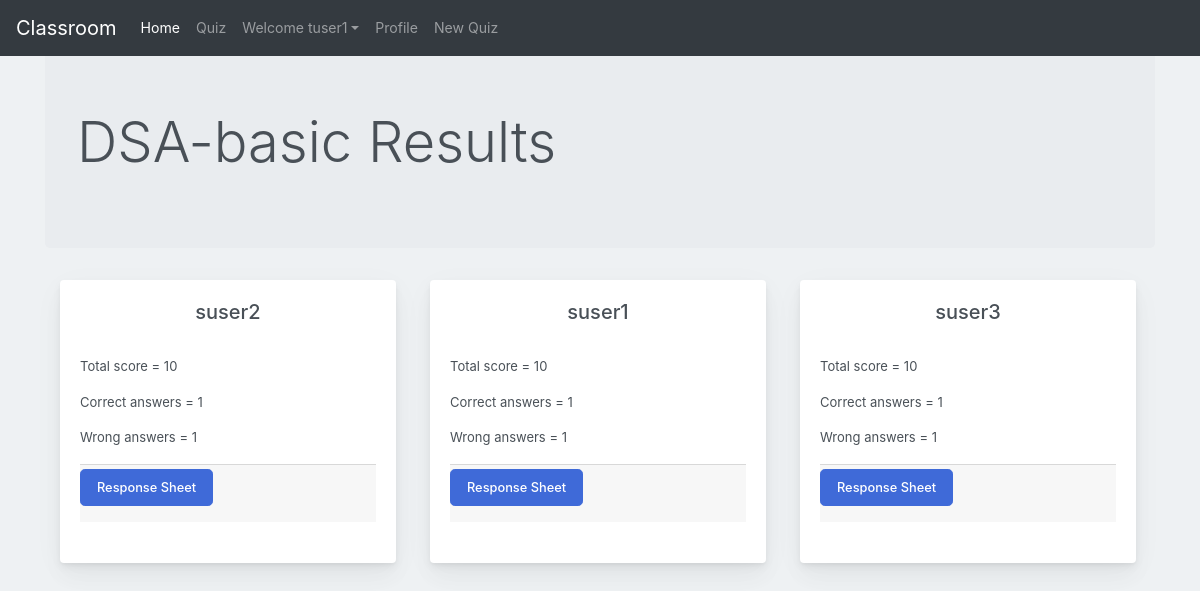
Page /quiz-responses/1 (signed in) on the committed database.
### users/models.py (models this page shows)
class User(AbstractUser):
    email = models.EmailField()
    is_student = models.BooleanField(default=False)
    is_teacher = models.BooleanField(default=False)

### quiz/models.py (models this page shows, shortened)
class Quiz(models.Model):
    quiz_id = models.AutoField
    author = models.ForeignKey(User, on_delete=models.CASCADE, default=1)
    name = models.CharField(max_length=50)
    desc = models.CharField(max_length=300)
    questions = models.ManyToManyField(Question)
    is_saved = models.BooleanField(default=False)

class ResponseSheet(models.Model):
    resp_id = models.AutoField
    student = models.ForeignKey(User, on_delete=models.CASCADE, default=1)
    quiz = models.ForeignKey(Quiz, on_delete=models.CASCADE)
    responses = models.ManyToManyField(Response)
    score = models.IntegerField(default=0)
    correct = models.IntegerField(default=0)
    wrong = models.IntegerField(default=0)
    def get_response_sheet_url(self):
        return reverse("users:view_response_sheet", kwargs={
            'resp_id' : self.id
        })

### users/views.py (the view)
# urls.py: path('quiz-responses/<quiz_id>', views.quiz_responses, name='quiz_responses'),
@login_required
@teacher_required
def quiz_responses(request, quiz_id):
    quiz = get_object_or_404(Quiz, id=quiz_id)
    response_qs = ResponseSheet.objects.filter(quiz=quiz)
    context = {
        "quiz" : quiz,
        "responses" : list(response_qs),
    }
    return render(request, 'users/quiz_responses.html', context)

### templates/users/quiz_responses.html (shortened to what this page needs)
{% extends 'discuss/basic.html' %}
{% load crispy_forms_tags %}
{% block homeactive %} active {% endblock homeactive %}-->
{% block content %}
<div class="container my-4">
<div class="jumbotron">
    <h1 class="display-4">{{quiz.name}} Results</h1>
    </div>
</div>
<div class="container">
    <div class="container mx-auto mt-2">
      <div class="row">
        {% for response in responses %}
        <div class="col-md-4">
          <div class="card" style="width: 21rem;">
            <div class="card-body" >
              <h5 class="card-title" style="text-align: center;">{{response.student}}</h5>
              <br>
              <p class="card-text">Total score = {{response.score}}</p>
              <p class="card-text">Correct answers = {{response.correct}}</p>
              <p class="card-text">Wrong answers = {{response.wrong}}</p>
              <div class="card-footer d-flex flex-wrap justify-content-between align-items-center px-0 pt-1 pb-3">
                <a class="btn btn-primary btn-lg" data-toggle="modal" href="{{response.get_response_sheet_url}}">Response Sheet</a>
              </div>
              <br>
            </div>
          </div>
        </div>
        {% endfor %}
      </div>
    </div>
  </div>
{% endblock content %}

### templates/discuss/basic.html (shortened to what this page needs)
{% load static %}
<!doctype html>
<html lang="en">
  <head>
    <link rel="stylesheet" href="https://stackpath.bootstrapcdn.com/bootstrap/4.2.1/css/bootstrap.min.css">
    <link rel="stylesheet" type="text/css" href=" {% static 'discuss/block.css' %} ">
  </head>
  <body>
    <nav class="navbar navbar-expand-lg navbar-dark bg-dark fixed-top">
  <a class="navbar-brand" href="{% url 'discuss:forum-home' %}">Classroom</a>
  <div class="collapse navbar-collapse" id="navbarSupportedContent">
    <ul class="navbar-nav mr-auto">
      <li class="nav-item {% block homeactive %} {% endblock homeactive %} ">
        <a class="nav-link" href="{% url 'discuss:forum-home' %}">Home </a>
      </li>
      <li class="nav-item">
        <a class="nav-link" href="{% url 'quiz:quiz-home' %}">Quiz </a>
      </li>
      {% if user.is_authenticated %}
<ul class="navbar-nav mr-2">
<li class="nav-item dropdown">
<a class="nav-link dropdown-toggle" href='#' id="navbarDropdown" role="button" data-toggle="dropdown"> Welcome {{request.user}}</a>
<div class="dropdown-menu" aria-labelledby="navbarDropdown">
      <li class="nav-item {% block profileactive %} {% endblock profileactive %}">
        {% if request.user.is_student %}
        <a class="nav-link" href="{%url 'users:student-profile'%}">Profile</a>
        {% else %}
        <a class="nav-link" href="{%url 'users:teacher-profile' %}">Profile</a>
        {% endif %}
      </li>
      <li class="nav-item">
        {% if request.user.is_teacher %}
        <a class="nav-link" href="{%url 'quiz:create-quiz' %}">New Quiz</a>
        {% endif %}
      </li>
        </div>
      </li>
      {% endif %}
    </ul>
  </div>
</nav>
<br>
</body>
{% block content %}{% endblock content%}
</html>

### discuss/static/discuss/block.css (style rules this page uses)
body { margin: 0; font-family: -apple-system, BlinkMacSystemFont, "Segoe UI", Roboto, "Helvetica Neue", Arial, "Noto Sans", sans-serif, "Apple Color Emoji", "Segoe UI Emoji", "Segoe UI Symbol", "Noto Color Emoji"; font-size: .88rem; font-weight: 400; line-height: 1.5; color: #495057; text-align: left; background-color: #eef1f3 }
.card { box-shadow: 0 0.46875rem 2.1875rem rgba(4, 9, 20, 0.03), 0 0.9375rem 1.40625rem rgba(4, 9, 20, 0.03), 0 0.25rem 0.53125rem rgba(4, 9, 20, 0.05), 0 0.125rem 0.1875rem rgba(4, 9, 20, 0.03); border-width: 0; transition: all .2s }
.btn-primary { color: #fff; background-color: #3f6ad8; border-color: #3f6ad8 }
.btn { font-size: 0.8rem; font-weight: 500; outline: none !important; position: relative; transition: color 0.15s, background-color 0.15s, border-color 0.15s, box-shadow 0.15s }
.card-body { flex: 1 1 auto; padding: 1.25rem }
.card-body p { font-size: 13px }
a { color: #E91E63; text-decoration: none !important; background-color: transparent }

### templates/discuss/basic.html (style rules this page uses)
html * { font-family: -apple-system, BlinkMacSystemFont, 'Segoe UI', Roboto, Oxygen, Ubuntu, Cantarell, 'Open Sans', 'Helvetica Neue', sans-serif !important; }

### rows in the picture
User: user "tuser1"
Quiz: name "DSA-basic"
ResponseSheet: student "suser2", score "10", correct "1", wrong "1"
ResponseSheet: student "suser1", score "10", correct "1", wrong "1"
ResponseSheet: student "suser3", score "10", correct "1", wrong "1"
